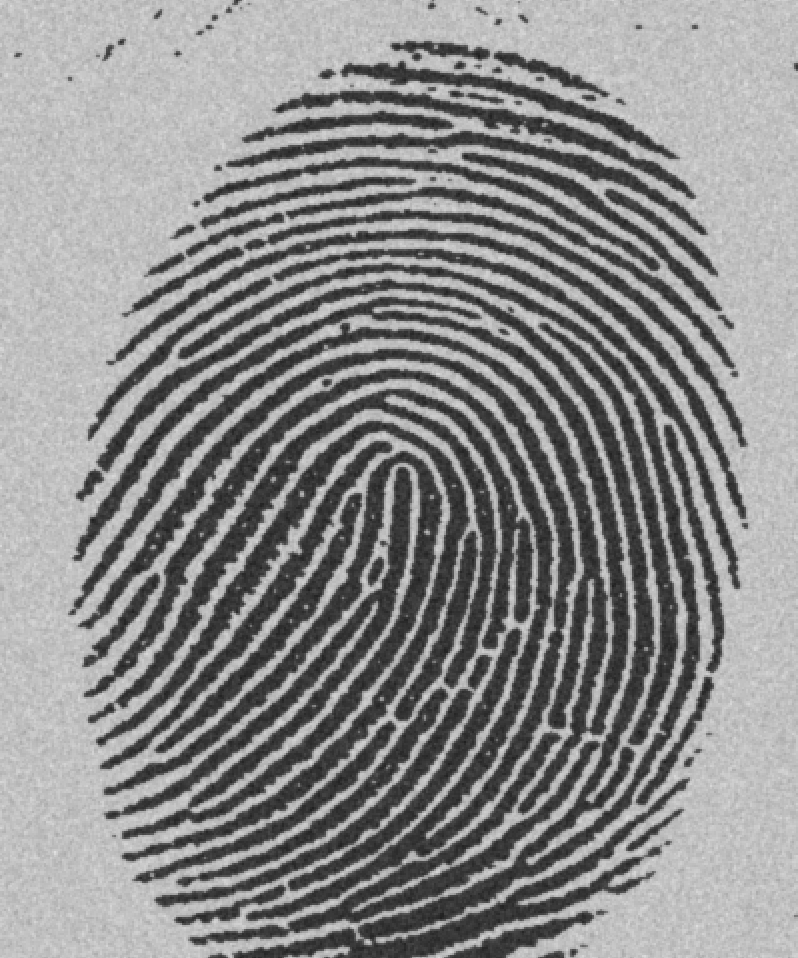
%> input picture lab4/assets/fingerprint.tif, 798 x 958 px
$ octave lab4_task4.m   (GNU Octave 9; MATLAB toolbox functions it lacks are replaced by stand-ins)
%> lines starting %> are read from the running program, lines starting %| are printed output that depends on the picture; in (x1, y1, x2, y2) boxes, pixels count from 0 and x2, y2 are one past the last pixel; in counts of white or black regions, pixels touching at a corner belong together; the program's own positions count from 1
clear all; close all; clc;

% step 1: load and binarize
f_gray = imread('assets/fingerprint.tif');
%> f_gray is the input picture: size 958x798 uint8; min 29, max 224, mean 140
level = graythresh(f_gray); % find optimal threshold
%> level = 0.49
f = imbinarize(f_gray, level); % create binary image
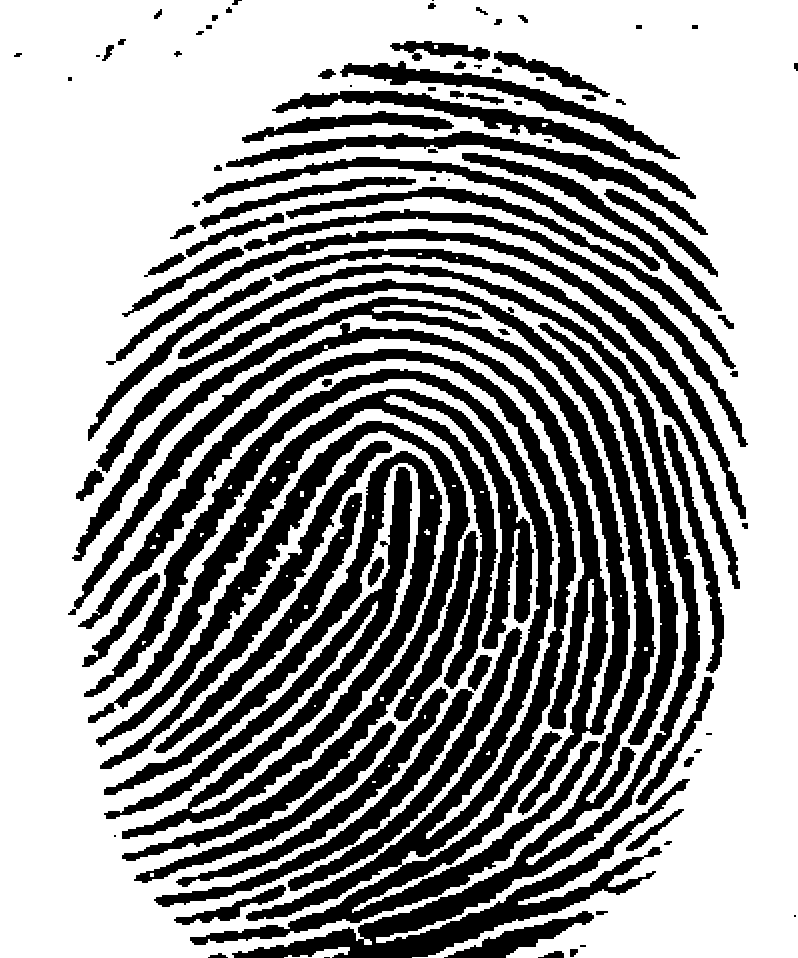
%> f: size 958x798 logical; 61.9% white; 97 black regions (10 under 20 px), largest, box (x1, y1, x2, y2) and area: (78, 349, 600, 945) 43740, (96, 263, 700, 958) 40222, (68, 297, 630, 815) 29700

% step 2: thinning iterations
g1 = bwmorph(f, 'thin', 1);
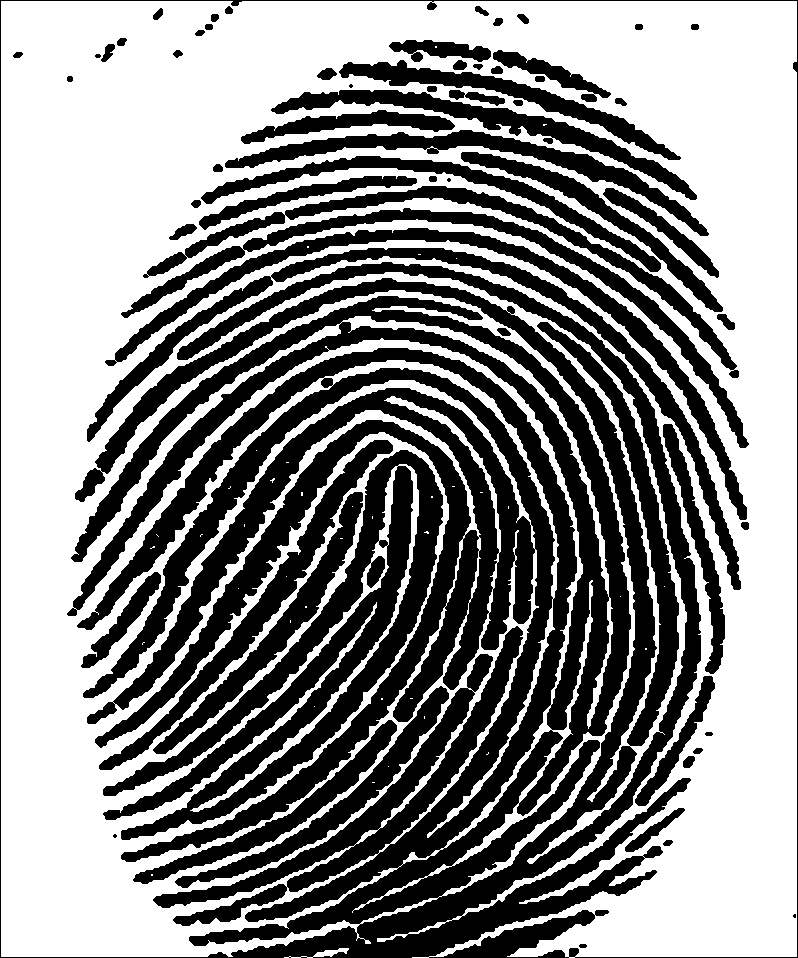
%> g1: size 958x798 logical; 54.6% white; 65 black regions (4 under 20 px), largest, box (x1, y1, x2, y2) and area: (0, 0, 798, 958) 205621, (103, 450, 443, 840) 31297, (87, 248, 741, 590) 11107
g2 = bwmorph(f, 'thin', 2);
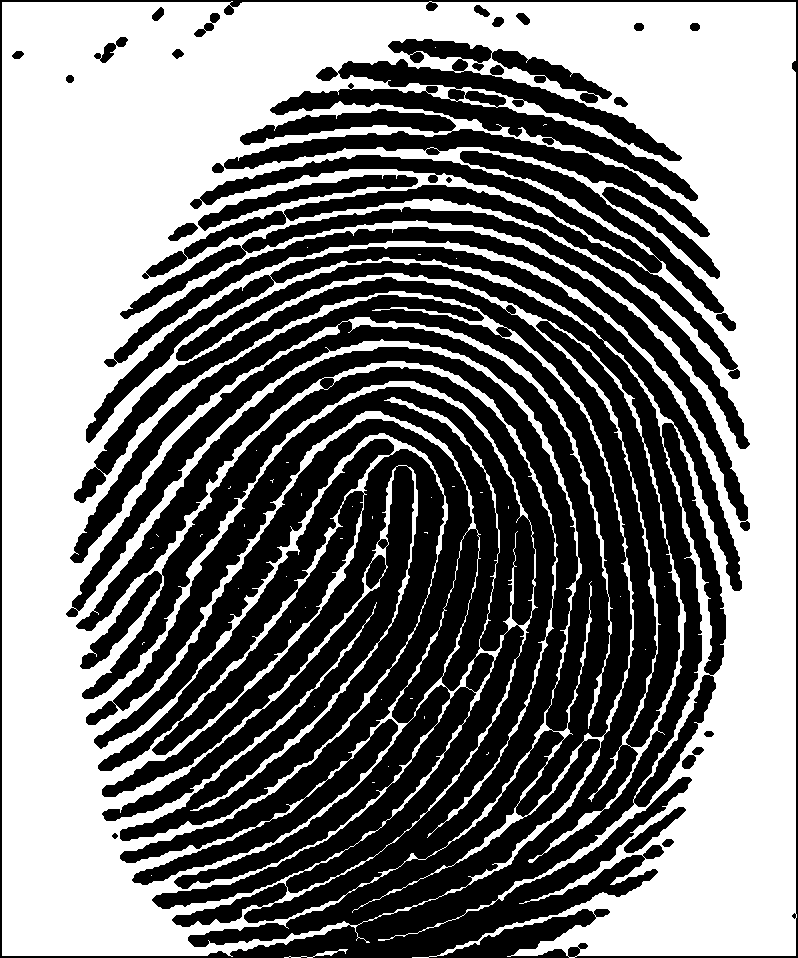
%> g2: size 958x798 logical; 48.6% white; 40 white regions (38 under 20 px), largest, box (x1, y1, x2, y2) and area: (2, 1, 797, 958) 371250, (284, 949, 348, 958) 124
g3 = bwmorph(f, 'thin', 3);
%> g3: size 958x798 logical; 43.2% white; 40 white regions (38 under 20 px), largest, box (x1, y1, x2, y2) and area: (3, 1, 797, 958) 329936, (284, 949, 348, 958) 77
g4 = bwmorph(f, 'thin', 4);
%> g4: size 958x798 logical; 39% white; 40 white regions (38 under 20 px), largest, box (x1, y1, x2, y2) and area: (4, 1, 797, 958) 297750, (284, 949, 348, 958) 67
g5 = bwmorph(f, 'thin', 5);
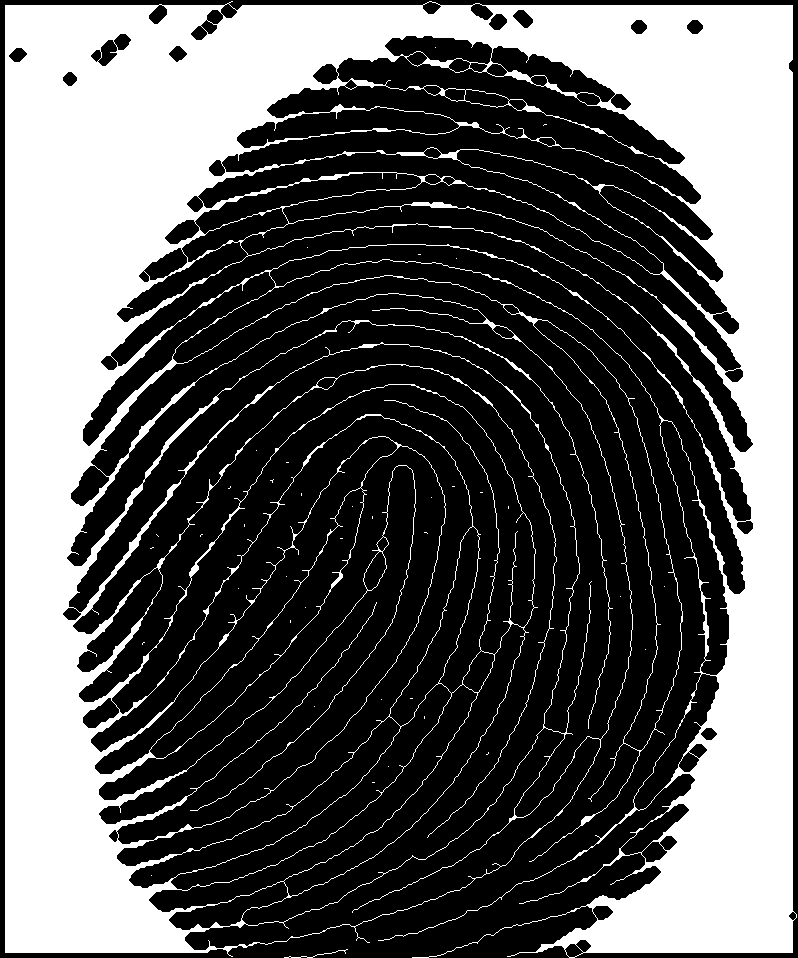
%> g5: size 958x798 logical; 36.1% white; 40 white regions (38 under 20 px), largest, box (x1, y1, x2, y2) and area: (5, 1, 797, 958) 275667, (284, 949, 348, 958) 67

% step 3: thinning to infinity (skeletonization)
% inf repeats until the image stops changing
g_inf = bwmorph(f, 'thin', inf);
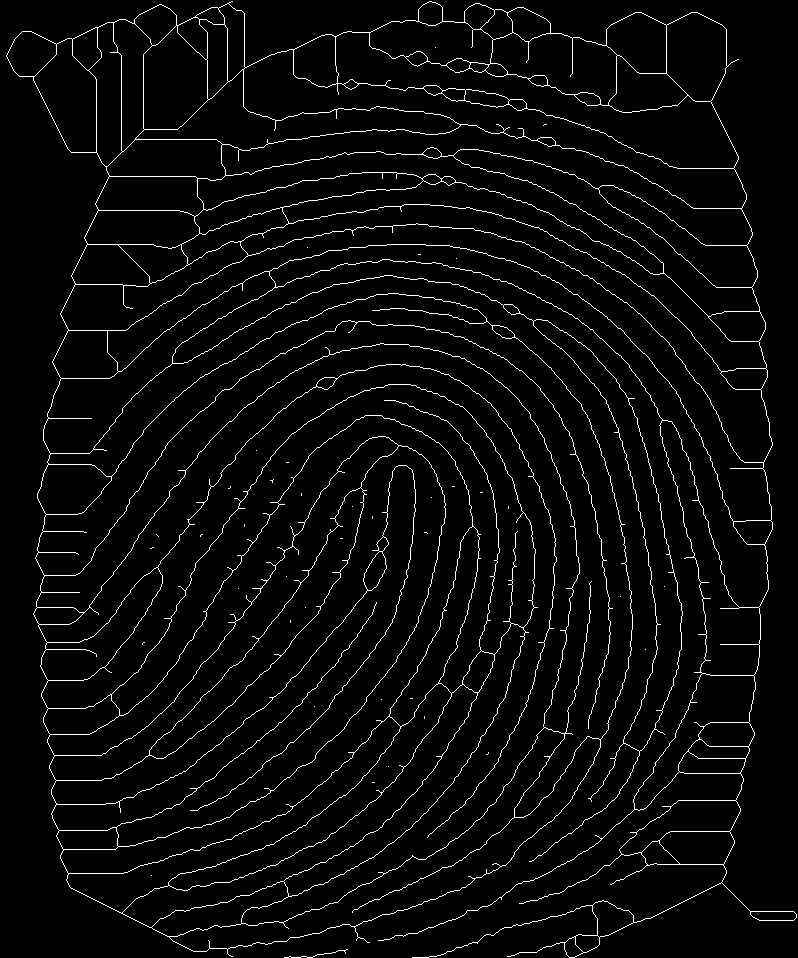
%> g_inf: size 958x798 logical; 3.8% white in thin lines or dots

% step 4: visualization (white on black)
figure;
montage({f, g1, g2, g3, g4, g5, g_inf}, 'Size', [1 7]);
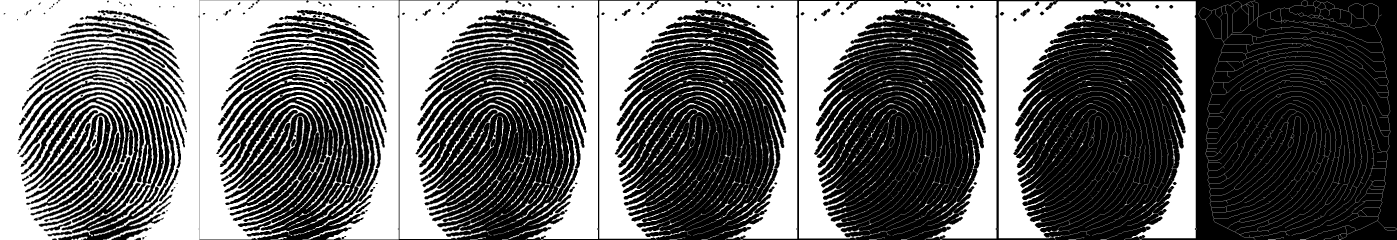
%> displayed picture: size 958x5586 logical (shown at 1/4 size); 41% white; 280 white regions (261 under 20 px), largest, box (x1, y1, x2, y2) and area: (0, 0, 798, 958) 472372, (799, 1, 1595, 958) 416847, (1598, 1, 2393, 958) 371250
title('Original and Thinning Iterations (1, 2, 3, 4, 5, Inf)');

% step 5: display black lines on white background
figure;
imshow(imcomplement(g_inf));
title('Skeletonized Fingerprint (Black on White)');

$ run again, with lab4/assets/blobs.tif copied over lab4/assets/fingerprint.tif
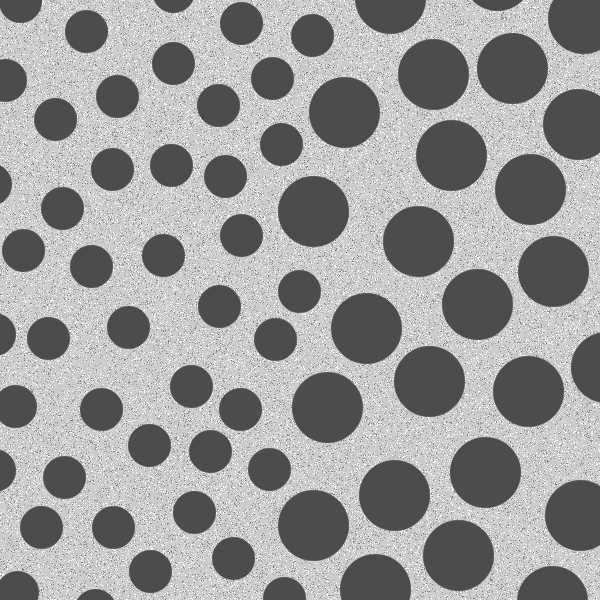
%> input picture lab4/assets/blobs.tif, 600 x 600 px
%> f_gray is the input picture: size 600x600 uint8; min 76, max 255, mean 153.6
%> level = 0.557
%> `f = imbinarize(f_gray, level);`:
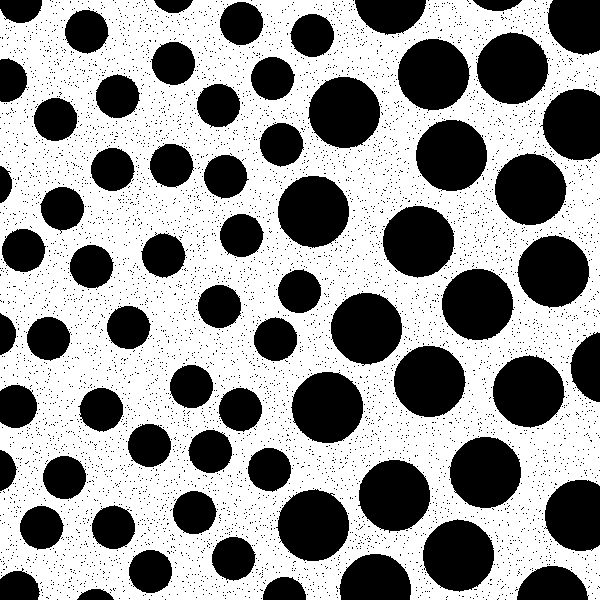
%> f: size 600x600 logical; 59% white; 5794 black regions (5725 under 20 px), largest, box (x1, y1, x2, y2) and area: (276, 489, 349, 561) 3970, (291, 372, 363, 443) 3966, (476, 32, 549, 104) 3964
%> g1: size 600x600 logical; 55.8% white; 5356 black regions (5299 under 20 px), largest, box (x1, y1, x2, y2) and area: (0, 0, 600, 600) 21336, (276, 488, 350, 562) 4171, (381, 204, 455, 278) 4170
%> g2: size 600x600 logical; 52.5% white; 4944 black regions (4873 under 20 px), largest, box (x1, y1, x2, y2) and area: (0, 0, 600, 600) 33188, (515, 231, 591, 314) 4377, (269, 487, 352, 563) 4373
%> g3: size 600x600 logical; 49.3% white; 1 white region, box (x1, y1, x2, y2) and area: (0, 0, 600, 600) 177355
%> g4: size 600x600 logical; 46% white; 1 white region, box (x1, y1, x2, y2) and area: (0, 0, 600, 600) 165574
%> g5: size 600x600 logical; 42.8% white; 1 white region, box (x1, y1, x2, y2) and area: (0, 0, 600, 600) 154038
%> g_inf: size 600x600 logical; 11.6% white in thin lines or dots
%> `montage({f, g1, g2, g3, g4, g5, g_inf}, 'Size', [1 7]);`:
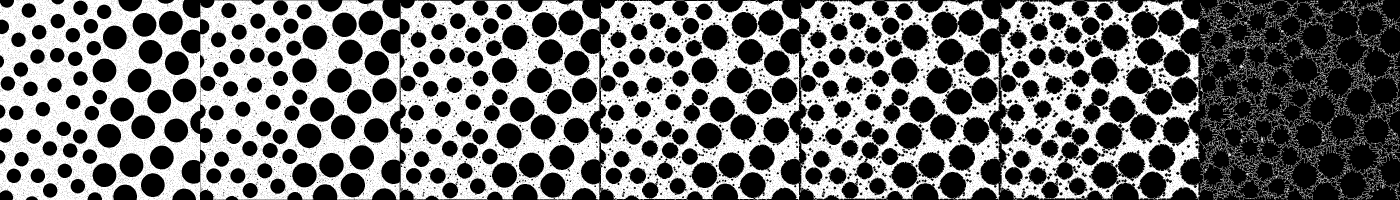
%> displayed picture: size 600x4200 logical (shown at 1/3 size); 45.3% white; 6 white regions, box (x1, y1, x2, y2) and area: (0, 0, 1200, 600) 413284, (1200, 0, 1800, 600) 189158, (1800, 0, 2400, 600) 177355, (2400, 0, 3000, 600) 165574, (3000, 0, 3600, 600) 154038, (3600, 0, 4200, 600) 41831

$ run again, with lab4/assets/fillings.tif copied over lab4/assets/fingerprint.tif
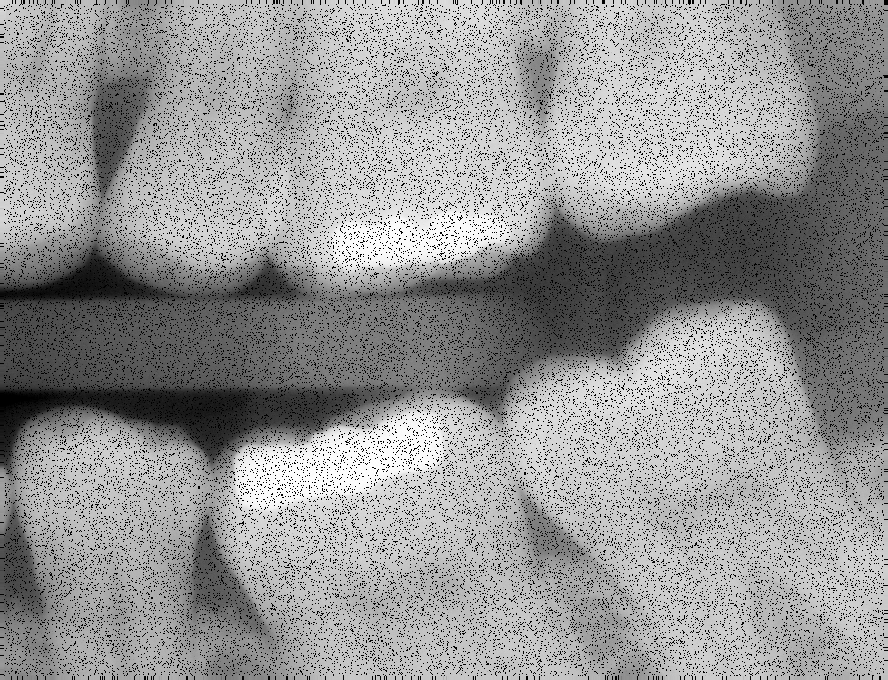
%> input picture lab4/assets/fillings.tif, 888 x 680 px
%> f_gray is the input picture: size 680x888 uint8; min 0, max 255, mean 150.1
%> level = 0.486
%> `f = imbinarize(f_gray, level);`:
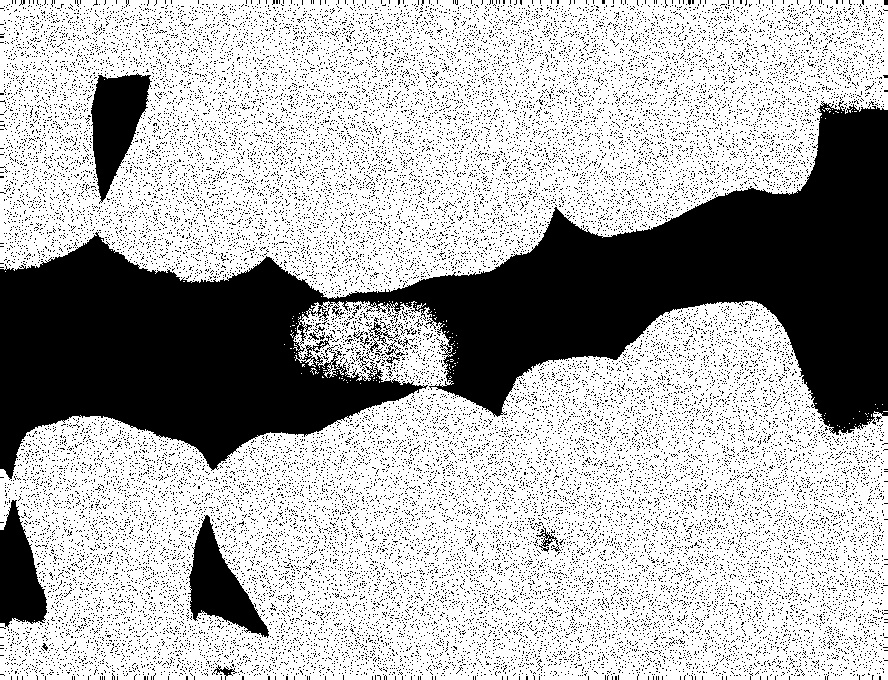
%> f: size 680x888 logical; 69% white; 28689 black regions (28671 under 20 px), largest, box (x1, y1, x2, y2) and area: (0, 101, 888, 480) 127527, (91, 73, 152, 204) 4489, (188, 515, 269, 638) 4174
%> g1: size 680x888 logical; 64.3% white; 24875 black regions (24699 under 20 px), largest, box (x1, y1, x2, y2) and area: (0, 0, 888, 647) 136688, (85, 72, 152, 204) 4808, (186, 514, 271, 638) 4508
%> g2: size 680x888 logical; 58.1% white; 19709 black regions (18399 under 20 px), largest, box (x1, y1, x2, y2) and area: (0, 0, 888, 647) 140803, (74, 67, 160, 205) 5317, (186, 513, 271, 639) 4828
%> g3: size 680x888 logical; 52.4% white; 15123 black regions (13415 under 20 px), largest, box (x1, y1, x2, y2) and area: (0, 0, 888, 653) 146121, (74, 66, 160, 218) 5925, (183, 512, 271, 640) 5262
%> g4: size 680x888 logical; 47.6% white; 143 white regions (141 under 20 px), largest, box (x1, y1, x2, y2) and area: (0, 301, 888, 680) 157949, (0, 0, 886, 299) 129183
%> g5: size 680x888 logical; 43.6% white; 143 white regions (141 under 20 px), largest, box (x1, y1, x2, y2) and area: (0, 301, 888, 680) 144913, (0, 0, 886, 299) 118255
%> g_inf: size 680x888 logical; 28.9% white in thin lines or dots
%> `montage({f, g1, g2, g3, g4, g5, g_inf}, 'Size', [1 7]);`:
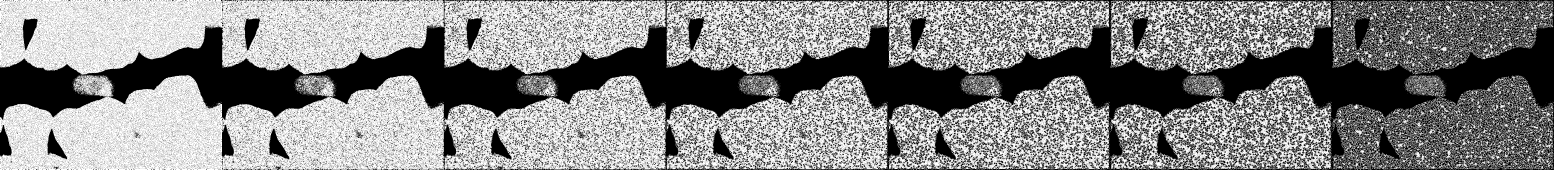
%> displayed picture: size 680x6216 logical (shown at 1/4 size); 52% white; 110346 black regions (105512 under 20 px), largest, box (x1, y1, x2, y2) and area: (0, 0, 6216, 680) 1378326, (3613, 33, 3729, 218) 7280, (3728, 502, 3824, 660) 5980
